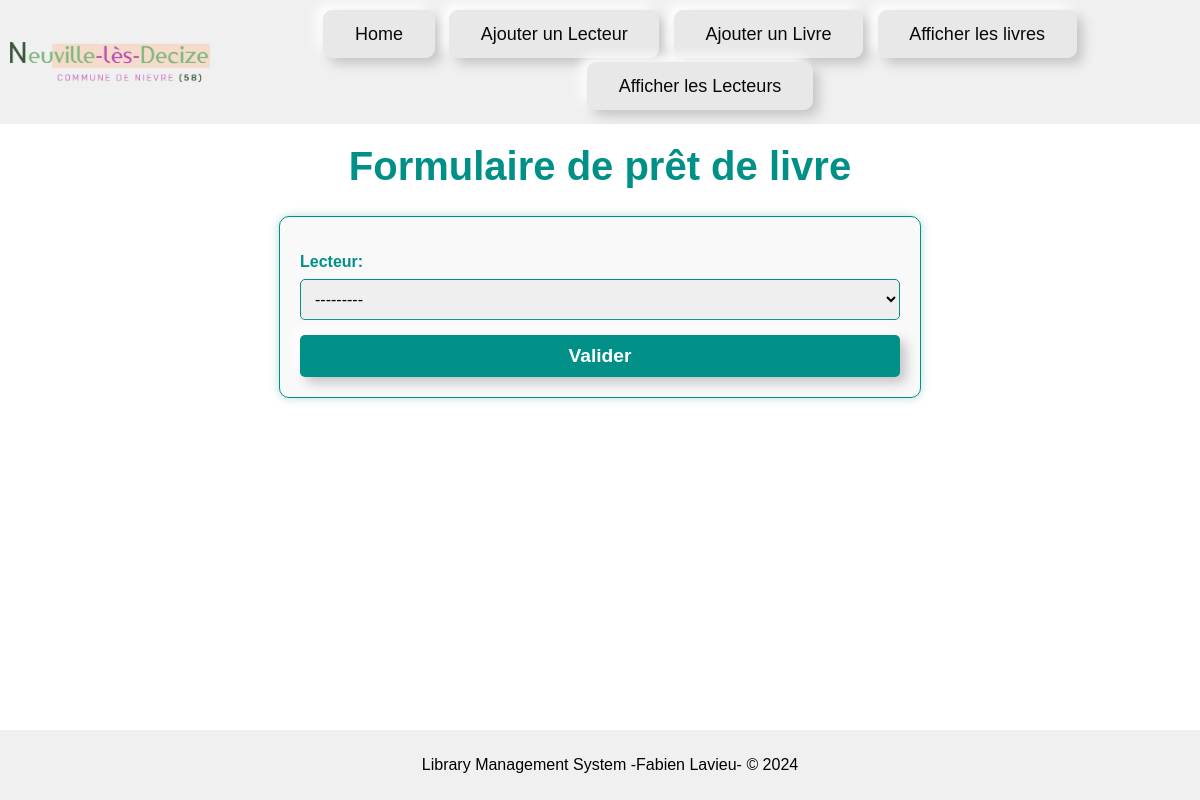
Page /livres/pret/2/ on the earlier database version.
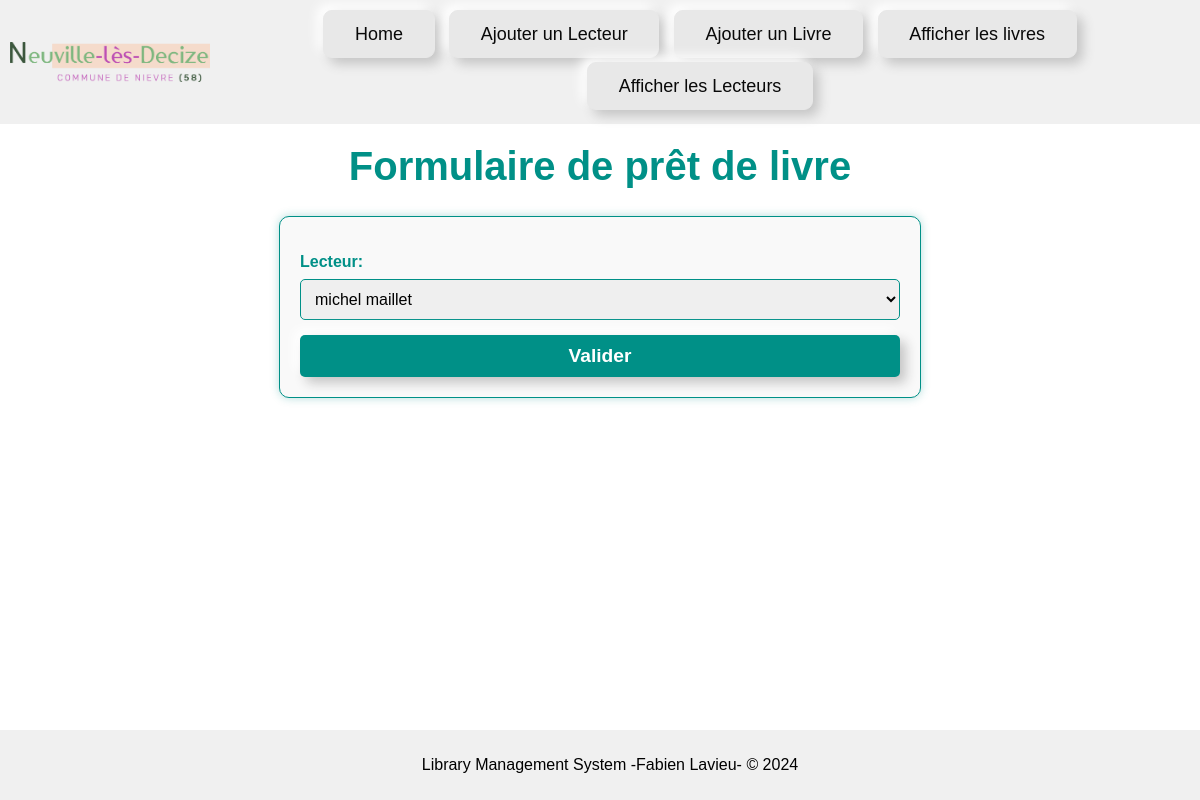
Same page on the later database version.
### bibliotheque/models.py (models this page shows, shortened)
class Livre(models.Model):
    TITRE_CHOICES = [
        ('Roman', 'Roman'),
        ('Nouvelle', 'Nouvelle'),
        ('Conte', 'Conte'),
        ('Science-fiction', 'Science-fiction'),
        ('Fantaisie', 'Fantaisie'),
        ('Mystère', 'Mystère'),
        ('Policier', 'Policier'),
        ('Horreur', 'Horreur'),
        ('Biographie', 'Biographie'),
        ('Autobiographie', 'Autobiographie'),
        ('Essai', 'Essai'),
        ('Livre de référence', 'Livre de référence'),
        ('Livre de voyage', 'Livre de voyage'),
        ('Livre d\'histoire', 'Livre d\'histoire'),
        ('Livre de sciences', 'Livre de sciences'),
        ('Poésie', 'Poésie'),
        ('Science', 'Science'),
        ('Religion et spiritualité', 'Religion et spiritualité'),
        ('Arts et divertissement', 'Arts et divertissement'),
        ('Santé et bien-être', 'Santé et bien-être'),
        ('Éducation et apprentissage', 'Éducation et apprentissage'),
        ('Economie', 'Economie'),
        ('Politique et société', 'Politique et société'),
    ]
    FORMAT_CHOICES = [
        ('Poche', 'Poche'),
        ('Normal', 'Normal'),
    ]
    titre = models.CharField(max_length=200)
    auteur = models.CharField(max_length=100)
    date_publication = models.IntegerField()
    genre = models.CharField(max_length=50, choices=TITRE_CHOICES)
    date_ajout = models.DateField(auto_now_add=True)
    format = models.CharField(max_length=10, choices=FORMAT_CHOICES)
    pret = models.BooleanField(default=False)
    date_pret = models.DateField(null=True, blank=True)
    lecteur = models.ForeignKey('usermanagement.CustomUser', on_delete=models.CASCADE, related_name='livres', null=True,
                                blank=True)

### bibliotheque/views.py (the view)
# urls.py: path('livres/pret/<int:livre_id>/', views.pret, name='pret'),
def pret(request, livre_id):
    livre = get_object_or_404(Livre, pk=livre_id)
    if request.method == 'POST':
        form = PretForm(request.POST, instance=livre)
        if form.is_valid():
            livre.date_pret = timezone.now()
            form.save()
            messages.success(request, "Les informations du livre ont été mises à jour avec succès.")
            return redirect('liste_livres')  # Remplacez par le nom de votre vue de liste de livres
        else:
            messages.error(request, "Veuillez corriger les erreurs dans le formulaire.")
    else:
        form = PretForm(instance=livre)
    return render(request, 'pret.html', {'form': form})

### bibliotheque/forms.py (shortened to what this page needs)
class PretForm(forms.ModelForm):
    lecteur = forms.ModelChoiceField(
        queryset=CustomUser.objects.all(),
        required=False,
        label='Lecteur'
    )
    class Meta:
        model = Livre
        fields = ['lecteur']

### usermanagement/models.py (called while the page is built)
    def __str__(self):
        return f"{self.prenom} {self.nom}"

### templates/pret.html (shortened to what this page needs)
{% extends 'base.html' %}
{% block content %}
<h1>Formulaire de prêt de livre</h1>
<form method="post">
    {{ form.as_p }}
    <button type="submit" class="button">Valider</button>
</form>
{% endblock %}

Differences in the rows shown:
changed Livre: lecteur "---------" → "michel maillet"
